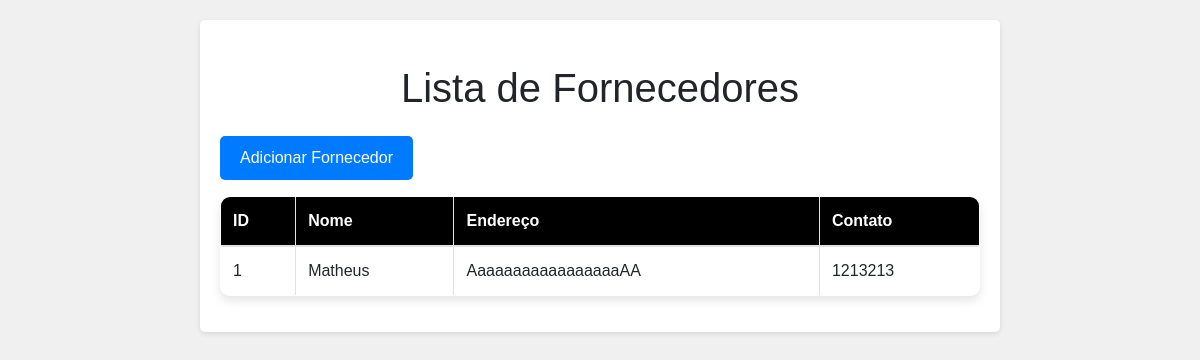
/fornecedores, run on an earlier commit of the app's database.
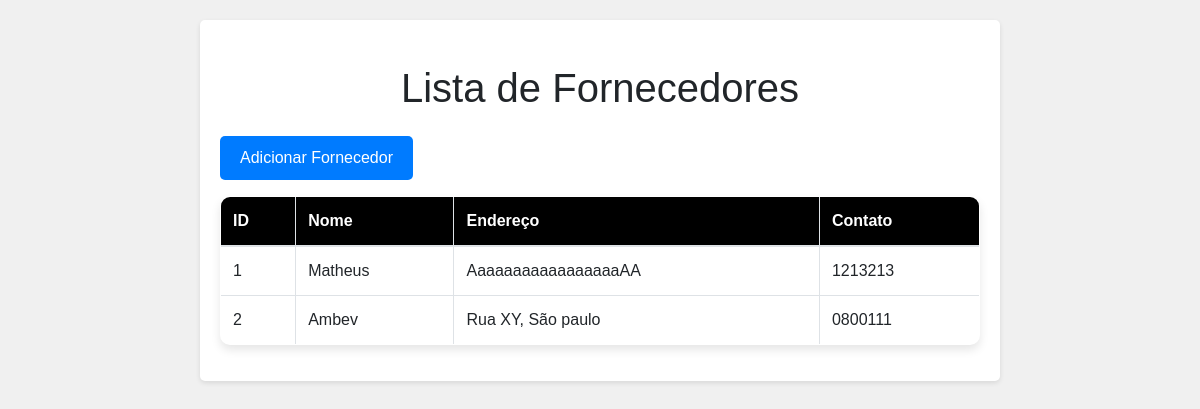
And on a later commit of the database.
### tables this page shows
CREATE TABLE fornecedor (
    id_fornecedor INTEGER PRIMARY KEY AUTOINCREMENT,
    nome TEXT NOT NULL,
    endereco TEXT NOT NULL,
    contato TEXT NOT NULL
);

### routes/routes_entidades/fornecedores.py (the view)
@fornecedores_bp.route('/fornecedores')
def lista_fornecedores():
    conn = get_db_connection()
    fornecedores = conn.execute('SELECT * FROM fornecedor').fetchall()
    conn.close()
    return render_template('lista_fornecedores.html', fornecedores=fornecedores)

### db_utils.py (called while the page is built)
def connect_db():
    rv = sqlite3.connect(DATABASE)
    rv.row_factory = sqlite3.Row
    return rv

def get_db_connection():
    if not hasattr(g, 'sqlite_db'):
        g.sqlite_db = connect_db()
    return g.sqlite_db

def close_db_connection(error):
    if hasattr(g, 'sqlite_db'):
        g.sqlite_db.close()

### templates/lista_fornecedores.html (shortened to what this page needs)
<!DOCTYPE html>
<html lang="pt-BR">
<head>
    <link href="https://stackpath.bootstrapcdn.com/bootstrap/4.5.2/css/bootstrap.min.css" rel="stylesheet">
    <link href="{{ url_for('static', filename='style.css') }}" rel="stylesheet">
</head>
<body>
    <div class="container">
        <h1 class="my-4">Lista de Fornecedores</h1>
        <a href="{{ url_for('fornecedores.adiciona_fornecedor') }}" class="btn btn-primary mb-3">Adicionar Fornecedor</a>
        <table class="table table-bordered">
            <thead>
                <tr>
                    <th>ID</th>
                    <th>Nome</th>
                    <th>Endereço</th>
                    <th>Contato</th>
                </tr>
            </thead>
            <tbody>
                {% for fornecedor in fornecedores %}
                    <tr>
                        <td>{{ fornecedor.id_fornecedor }}</td>
                        <td>{{ fornecedor.nome }}</td>
                        <td>{{ fornecedor.endereco }}</td>
                        <td>{{ fornecedor.contato }}</td>
                    </tr>
                {% endfor %}
            </tbody>
        </table>
    </div>
</body>
</html>

What changed in the data, as far as the page shows it:
added fornecedor: id_fornecedor "2", nome "Ambev", endereco "Rua XY, São paulo", contato "0800111"
